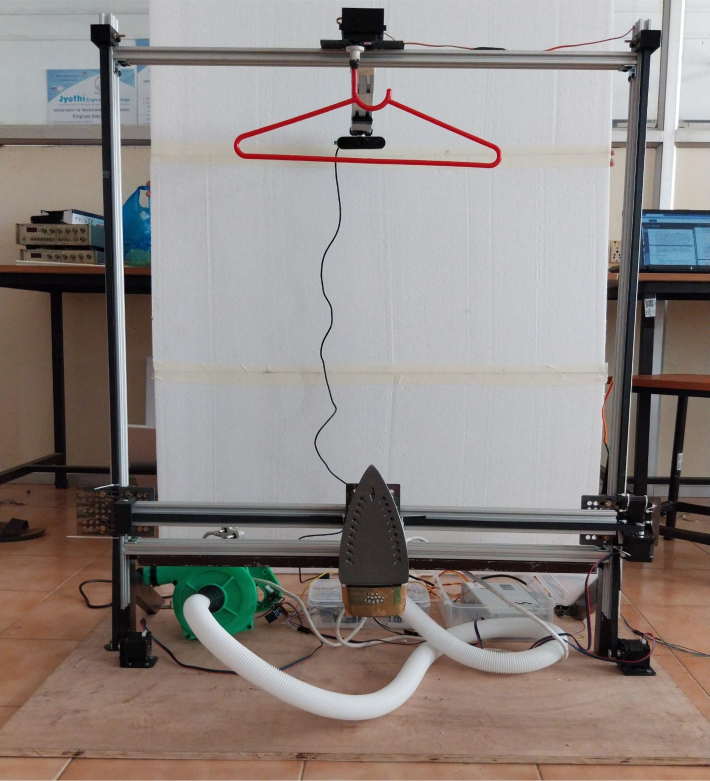
#> input picture robot_setup.jpg, 2128 x 2342 px (shown at 1/3 size)
$ python ironing_pipeline.py --image robot_setup.jpg
#> lines starting #> are read from the running program, lines starting #| are printed output that depends on the picture; after the words box and inside, x2 and y2 are one past the last pixel; in counts of white or black regions, pixels touching at a corner belong together
"""
Ironing Robot — Vision + Serial Pipeline
Cartesian-Based Automatic Ironing Robot | ICAIT 2025
"""

import argparse, os, sys, time
import cv2
import numpy as np
import matplotlib.pyplot as plt
import matplotlib.animation as animation

try:
    import serial
    SERIAL_AVAILABLE = True
except ImportError:
    SERIAL_AVAILABLE = False

# ─────────────────────────────────────────────
# CONFIGURATION
# ─────────────────────────────────────────────
CAMERA_INDEX   = 0
CAPTURE_WIDTH  = 640
CAPTURE_HEIGHT = 480

Z_MM = 750.0
FX, FY, CX, CY = 569.75, 568.89, 339.38, 215.55

DIST_COEFFS   = np.array([-0.409, 0.133, 0.004, -0.00089, 0.037], dtype=np.float32)
CAMERA_MATRIX = np.array([[FX,0,CX],[0,FY,CY],[0,0,1]], dtype=np.float32)

END_EFFECTOR_WIDTH_MM = 30.0
GRABCUT_MARGIN        = 0.03
GRABCUT_ITER          = 5
MORPH_KERNEL          = np.ones((5,5), np.uint8)

SERIAL_ENABLED        = False
SERIAL_PORT           = "COM3"
SERIAL_BAUD           = 115200
SERIAL_TIMEOUT        = 10

STEPS_PER_MM          = 20
FEED_RATE_MM_MIN      = 3000
IRON_FEED_RATE        = 1500
IRON_STROKE_WAYPOINTS = 10

ANIM_INTERVAL_MS      = 8
SAVE_GIF              = False
GIF_FPS               = 30

STRIP_SPACING = int(round(END_EFFECTOR_WIDTH_MM * FX / Z_MM))


# ═════════════════════════════════════════════
# SECTION 1 — IMAGE ACQUISITION
# ═════════════════════════════════════════════

# [27 lines left out: function capture_from_webcam, not called in this run]


def load_image_from_file(path):
    path = os.path.abspath(os.path.normpath(path))
    img  = cv2.imread(path, cv2.IMREAD_COLOR)
    if img is None:
        raise FileNotFoundError(f"Image not found: {path}")
    return cv2.resize(img, (CAPTURE_WIDTH, CAPTURE_HEIGHT))


# ═════════════════════════════════════════════
# SECTION 2 — IMAGE PROCESSING
# ═════════════════════════════════════════════

def undistort_image(img):
    return cv2.undistort(img, CAMERA_MATRIX, DIST_COEFFS)


def segment_cloth(img):
    """GrabCut segmentation — handles white shirts on white backdrops."""
    h, w = img.shape[:2]
    mx, my = int(w * GRABCUT_MARGIN), int(h * GRABCUT_MARGIN)
    rect  = (mx, my, w - 2*mx, h - 2*my)

    gc_mask   = np.zeros((h,w), dtype=np.uint8)
    bgd_model = np.zeros((1,65), dtype=np.float64)
    fgd_model = np.zeros((1,65), dtype=np.float64)

    cv2.grabCut(img, gc_mask, rect, bgd_model, fgd_model,
                GRABCUT_ITER, cv2.GC_INIT_WITH_RECT)

    cloth_rough = np.where(
        (gc_mask == cv2.GC_FGD) | (gc_mask == cv2.GC_PR_FGD), 255, 0
    ).astype(np.uint8)
    cloth_rough = cv2.morphologyEx(cloth_rough, cv2.MORPH_OPEN,  MORPH_KERNEL, iterations=2)
    cloth_rough = cv2.morphologyEx(cloth_rough, cv2.MORPH_CLOSE, MORPH_KERNEL, iterations=4)
    return cloth_rough


def find_garment_contour(cloth_rough, img_shape):
    """Canny + Douglas-Peucker. Filters by area, size, aspect ratio (rejects hanger)."""
    edges = cv2.Canny(cloth_rough, 50, 150)
    edges = cv2.dilate(edges, MORPH_KERNEL, iterations=1)

    contours, _ = cv2.findContours(edges, cv2.RETR_EXTERNAL, cv2.CHAIN_APPROX_SIMPLE)
    if not contours:
        contours, _ = cv2.findContours(cloth_rough, cv2.RETR_EXTERNAL, cv2.CHAIN_APPROX_SIMPLE)
    if not contours:
        raise ValueError("No contour found.")

    h, w = img_shape[:2]
    valid = []
    for c in contours:
        if cv2.contourArea(c) < 0.10 * h * w:
            continue
        _, _, wc, hc = cv2.boundingRect(c)
        if wc < 0.20*w or hc < 0.20*h:
            continue
        if not (0.3 <= wc/hc <= 3.0):
            continue
        valid.append(c)

    if not valid:
        print("    WARNING: No contour passed filters — using largest fallback.")
        valid = contours

    largest  = max(valid, key=cv2.contourArea)
    epsilon  = 0.002 * cv2.arcLength(largest, True)
    return cv2.approxPolyDP(largest, epsilon, True), edges


def fill_contour(contour, img_shape):
    mask = np.zeros(img_shape[:2], dtype=np.uint8)
    cv2.drawContours(mask, [contour], -1, 255, thickness=cv2.FILLED)
    return mask


# ═════════════════════════════════════════════
# SECTION 3 — COORDINATE CONVERSION
# ═════════════════════════════════════════════

def pixel_to_real_world(px, py):
    """Pinhole model: X_mm = (u-cx)*Z/fx,  Y_mm = (v-cy)*Z/fy"""
    return round((px-CX)*Z_MM/FX, 2), round((py-CY)*Z_MM/FY, 2)


def real_world_to_steps(x_mm, y_mm):
    return int(round(x_mm * STEPS_PER_MM)), int(round(y_mm * STEPS_PER_MM))


# ═════════════════════════════════════════════
# SECTION 4 — WAYPOINT GENERATION
# ═════════════════════════════════════════════

def generate_waypoints(mask):
    """
    Boustrophedon trajectory, right → left:
      Even col: reposition UP  (ironing OFF)
      Odd  col: iron DOWN      (steam + vacuum ON)
    Tags: start | reposition_start/end | iron_start/stroke/end | horizontal_start/end
    """
    waypoints = []
    cols = np.where(mask.any(axis=0))[0]
    if len(cols) == 0:
        raise ValueError("Mask is empty.")

    strip_xs = list(range(int(cols[-1]), int(cols[0])-1, -STRIP_SPACING))

    for col_idx, x in enumerate(strip_xs):
        ys = np.where(mask[:, x] == 255)[0]
        if len(ys) == 0:
            continue
        y_top, y_bottom = int(ys[0]), int(ys[-1])
        rx_b, ry_b = pixel_to_real_world(x, y_bottom)
        rx_t, ry_t = pixel_to_real_world(x, y_top)

        if col_idx == 0:
            waypoints.append((x, y_bottom, rx_b, ry_b, "start"))

        if col_idx % 2 == 0:
            waypoints.append((x, y_bottom, rx_b, ry_b, "reposition_start"))
            waypoints.append((x, y_top,    rx_t, ry_t, "reposition_end"))
        else:
            for i, yf in enumerate(np.linspace(y_top, y_bottom, IRON_STROKE_WAYPOINTS)):
                y = int(np.clip(round(yf), y_top, y_bottom))
                rx, ry = pixel_to_real_world(x, y)
                tag = ("iron_start" if i == 0 else
                       "iron_end"   if i == IRON_STROKE_WAYPOINTS-1 else
                       "iron_stroke")
                waypoints.append((x, y, rx, ry, tag))

        if col_idx < len(strip_xs)-1:
            nx  = strip_xs[col_idx+1]
            ysn = np.where(mask[:, nx] == 255)[0]
            if len(ysn) == 0:
                continue
            sy  = y_top    if col_idx % 2 == 0 else y_bottom
            ny  = int(ysn[0]) if col_idx % 2 == 0 else int(ysn[-1])
            waypoints.append((x,  sy, *pixel_to_real_world(x,  sy), "horizontal_start"))
            waypoints.append((nx, ny, *pixel_to_real_world(nx, ny), "horizontal_end"))

    return waypoints


# ═════════════════════════════════════════════
# SECTION 5 — SERIAL COMMUNICATION
# ═════════════════════════════════════════════

class RobotSerial:
    """
    Handshake protocol: Python sends command → Arduino executes → replies "OK".
    Commands: MOVE X Y F | STEAM_ON/OFF | VACUUM_ON/OFF | SERVO_ROTATE | HOME
    """
    # [21 lines left out: functions __init__, send, not called in this run]

    def move(self, x, y, feed=None):
        return self.send(f"MOVE X{x:.2f} Y{y:.2f} F{feed or FEED_RATE_MM_MIN}")
    def steam_on(self):    return self.send("STEAM_ON")
    def steam_off(self):   return self.send("STEAM_OFF")
    def vacuum_on(self):   return self.send("VACUUM_ON")
    def vacuum_off(self):  return self.send("VACUUM_OFF")
    def servo_rotate(self):return self.send("SERVO_ROTATE")
    def home(self):        return self.send("HOME")
    def close(self):
        self.ser.close()
        print("[SERIAL] Closed.")


# [34 lines left out: function execute_waypoints, not called in this run]


# ═════════════════════════════════════════════
# SECTION 6 — VISUALISATION
# ═════════════════════════════════════════════

def visualise_pipeline(img, cloth_rough, mask, contour, waypoints):
    img_path = img.copy()
    for i, wp in enumerate(waypoints):
        x, y, _, _, t = wp
        if t in ("iron_start","iron_stroke") and i+1 < len(waypoints):
            nx, ny, _, _, nt = waypoints[i+1]
            if nt in ("iron_stroke","iron_end"):
                cv2.line(img_path, (x,y), (nx,ny), (0,255,0), 2)
        elif t in ("reposition_start","start") and i+1 < len(waypoints):
            cv2.line(img_path, (x,y), (waypoints[i+1][0],waypoints[i+1][1]), (80,80,255), 1)
        elif t == "horizontal_start" and i+1 < len(waypoints):
            cv2.arrowedLine(img_path, (x,y),
                            (waypoints[i+1][0],waypoints[i+1][1]), (0,140,255), 1, tipLength=0.3)

    fig, axes = plt.subplots(1, 4, figsize=(22,6))
    axes[0].imshow(cv2.cvtColor(img, cv2.COLOR_BGR2RGB));  axes[0].set_title("1. Captured (undistorted)")
    axes[1].imshow(cloth_rough, cmap="gray");              axes[1].set_title("2. GrabCut Mask")
    axes[2].imshow(mask, cmap="gray");                     axes[2].set_title("3. Filled Garment Mask")
    axes[3].imshow(cv2.cvtColor(img_path, cv2.COLOR_BGR2RGB))
    axes[3].set_title(f"4. Ironing Path [EE={END_EFFECTOR_WIDTH_MM:.0f}mm]\ngreen=iron↓  blue=reposition↑  orange=shift◀")
    for ax in axes: ax.axis("off")
    plt.suptitle("Ironing Robot — Vision Pipeline", fontsize=13, fontweight="bold")
    plt.tight_layout()
    plt.savefig("pipeline_output.png", dpi=150)
    print("Saved: pipeline_output.png")
    plt.show(); plt.close(fig)


# ═════════════════════════════════════════════
# SECTION 7 — ANIMATION
# ═════════════════════════════════════════════

def build_animation_frames(waypoints):
    frames, iron_strip, i = [], 0, 0
    while i < len(waypoints):
        t = waypoints[i][4]
        if t == "start":
            frames.append((float(waypoints[i][0]), float(waypoints[i][1]), "idle", 0)); i+=1
        elif t == "reposition_start" and i+1 < len(waypoints) and waypoints[i+1][4] == "reposition_end":
            frames.append((float(waypoints[i+1][0]), float(waypoints[i+1][1]), "reposition", iron_strip)); i+=2
        elif t == "reposition_end":
            i+=1
        elif t in ("iron_start","iron_stroke","iron_end"):
            j = i
            while j < len(waypoints) and waypoints[j][4] in ("iron_start","iron_stroke","iron_end"): j+=1
            iron_strip += 1
            for k in range(i,j):
                frames.append((float(waypoints[k][0]), float(waypoints[k][1]), "iron", iron_strip))
            i = j
        elif t == "horizontal_start" and i+1 < len(waypoints) and waypoints[i+1][4] == "horizontal_end":
            frames.append((float(waypoints[i+1][0]), float(waypoints[i+1][1]), "horizontal", iron_strip)); i+=2
        elif t == "horizontal_end":
            i+=1
        else:
            i+=1
    return frames


def animate_endeffector(img, mask, waypoints):
    frames = build_animation_frames(waypoints)
    if not frames:
        print("No frames generated."); return

    total_iron = sum(1 for w in waypoints if w[4] == "iron_start")
    fig, ax = plt.subplots(figsize=(9,7))
    ax.imshow(cv2.cvtColor(img, cv2.COLOR_BGR2RGB))
    ax.imshow(mask, cmap="Greens", alpha=0.12)
    ax.set_title("End-Effector Simulation\nGreen=iron↓   Grey=reposition/shift", fontsize=11)
    ax.axis("off")

    ee_dot,  = ax.plot([], [], "o", color="red", ms=9,  zorder=10)
    ee_ring, = ax.plot([], [], "o", color="red", ms=15, zorder=9, mfc="none", mew=1.4, alpha=0.55)
    iron_line,= ax.plot([], [], "-", color="#00cc44", lw=2.5, zorder=5)

    iron_xs, iron_ys, prev_seg, prev_strip, done = [], [], None, 0, []

    coord_text = ax.text(0.02, 0.96, "", transform=ax.transAxes, fontsize=9, color="white", va="top",
                         bbox=dict(boxstyle="round,pad=0.3", fc="#222222", alpha=0.7))
    strip_text = ax.text(0.98, 0.96, "", transform=ax.transAxes, fontsize=9, color="white",
                         ha="right", va="top", bbox=dict(boxstyle="round,pad=0.3", fc="#222222", alpha=0.7))
    mode_text  = ax.text(0.50, 0.04, "", transform=ax.transAxes, fontsize=10, color="white",
                         ha="center", bbox=dict(boxstyle="round,pad=0.3", fc="#333333", alpha=0.8))

    def init():
        for a in [ee_dot, ee_ring, iron_line]: a.set_data([], [])
        coord_text.set_text(""); strip_text.set_text(""); mode_text.set_text("")
        return ee_dot, ee_ring, iron_line, coord_text, strip_text, mode_text

    # [35 lines left out: function update, not called in this run]

    ani = animation.FuncAnimation(fig, update, frames=len(frames),
                                   init_func=init, interval=ANIM_INTERVAL_MS,
                                   blit=False, repeat=False)
    plt.tight_layout()
    if SAVE_GIF:
        print("Saving simulation.gif ...")
        ani.save("simulation.gif", writer="pillow", fps=GIF_FPS)
        print("Saved: simulation.gif")
    plt.show()


# ═════════════════════════════════════════════
# MAIN
# ═════════════════════════════════════════════

def main():
    parser = argparse.ArgumentParser(description="Ironing Robot Vision + Serial Pipeline")
    parser.add_argument("--image", type=str, default=None, help="Image path (skips webcam)")
    parser.add_argument("--run",   action="store_true",    help="Execute on hardware via serial")
    args = parser.parse_args()

    print("=== Ironing Robot Vision Pipeline ===\n")
    print(f"[CONFIG] EE width={END_EFFECTOR_WIDTH_MM}mm  strip={STRIP_SPACING}px  "
          f"steps/mm={STEPS_PER_MM}  serial={'ON' if SERIAL_ENABLED else 'OFF'}\n")

    img = load_image_from_file(args.image) if args.image else capture_from_webcam()
#> in load_image_from_file, img is the input picture: shape (2342, 2128, 3); mean B, G, R 131.5, 134.9, 143.1
#> in load_image_from_file, `return cv2.resize(img, (CAPTURE_WIDTH, CAPTURE_HEIGHT))`:
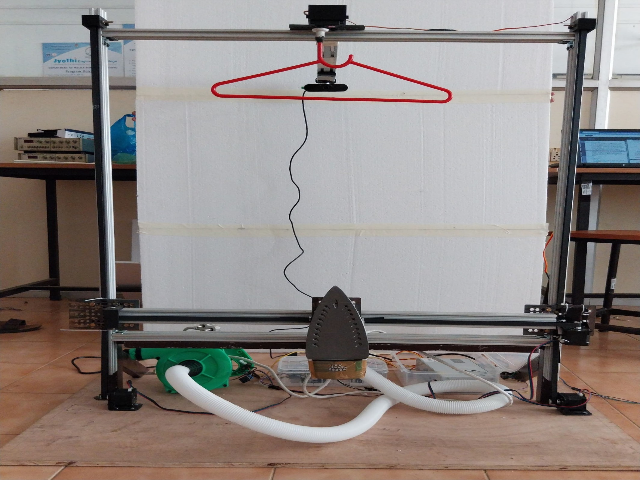
#> returned value: shape (480, 640, 3); mean of channels 0, 1, 2 131.4, 134.7, 143; drawn as B, G, R
    if img is None:
        print("No image. Exiting."); sys.exit(0)

    print("[2] Undistorting..."); img = undistort_image(img)
#> in undistort_image, `return cv2.undistort(img, CAMERA_MATRIX, DIST_COEFFS)`:
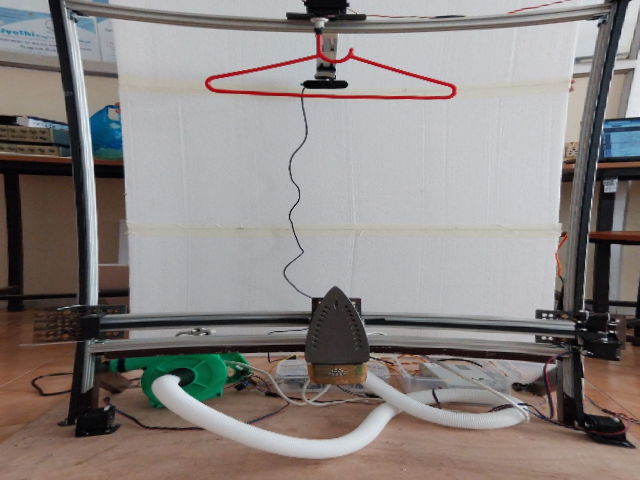
#> returned value: shape (480, 640, 3); mean of channels 0, 1, 2 130.8, 132.7, 138.8; drawn as B, G, R
    print("[3] GrabCut segmentation..."); cloth_rough = segment_cloth(img)
#> after `cloth_rough = segment_cloth(img)`:
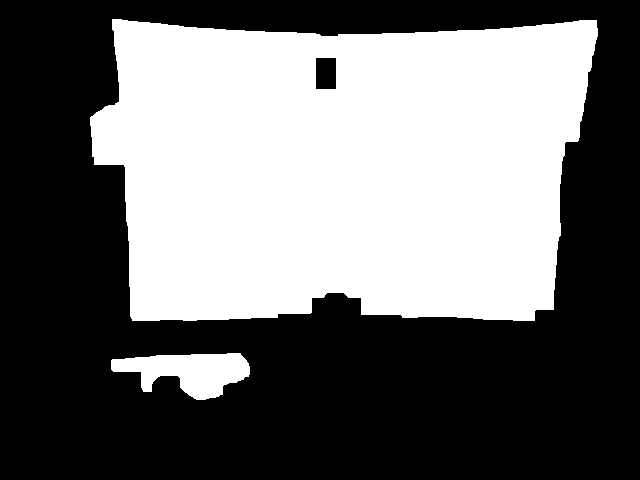
#> cloth_rough: shape (480, 640); 43.3% white; 2 white regions, box (x1, y1, x2, y2) and area: (90, 19, 598, 321) 129184, (111, 353, 250, 400) 3940
    print("[4] Finding contour..."); contour, _ = find_garment_contour(cloth_rough, img.shape)
#> after `contour, _ = find_garment_contour(cloth_rough, img.shape)`: contour = contour of 20 points, box (x1, y1, x2, y2) (87, 17, 600, 323), area 133038
    print(f"    Contour points: {len(contour)}")
#|     Contour points: 20
    print("[5] Filling mask..."); mask = fill_contour(contour, img.shape)
#> after `mask = fill_contour(contour, img.shape)`:
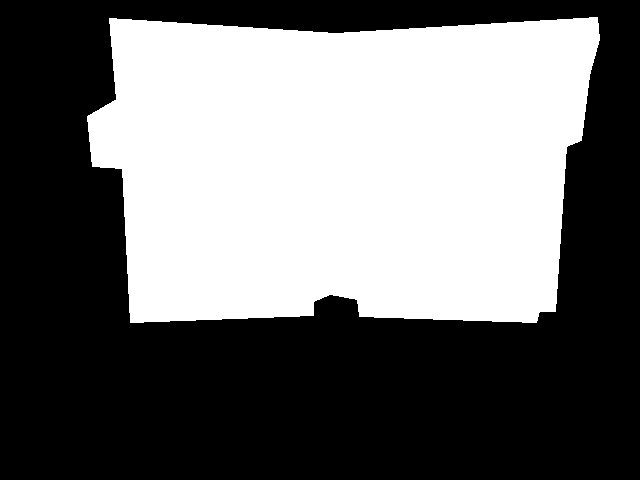
#> mask: shape (480, 640); 43.6% white; 1 white region, box (x1, y1, x2, y2) and area: (87, 17, 600, 323) 133840
    print(f"    Coverage: {100*np.sum(mask==255)/(mask.shape[0]*mask.shape[1]):.1f}%")
#|     Coverage: 43.6%
    print("[6] Generating waypoints..."); waypoints = generate_waypoints(mask)
#> after `waypoints = generate_waypoints(mask)`: waypoints = 179 items

    iron_n  = sum(1 for w in waypoints if w[4]=="iron_start")
#> iron_n = 11
    repos_n = sum(1 for w in waypoints if w[4]=="reposition_start")
#> repos_n = 12
    print(f"    Iron strips: {iron_n}  |  Repositions: {repos_n}  |  Total WP: {len(waypoints)}")
#|     Iron strips: 11  |  Repositions: 12  |  Total WP: 179

    print("\n    Sample (pixel → mm → steps):")
    for wp in waypoints[:8]:
        sx, sy = real_world_to_steps(wp[2], wp[3])
        print(f"      px=({wp[0]:4d},{wp[1]:4d})  {wp[2]:8.2f}mm {wp[3]:8.2f}mm  "
              f"steps=({sx:6d},{sy:6d})  [{wp[4]}]")
#> this loop made 8 passes
#> (wp, sx, sy) on passes 1 to 8: ((599, 40, 341.8, -231.4, 'start'), 6835, -4629), ((599, 40, 341.8, -231.4, 'reposition_start'), 6835, -4629), ((599, 34, 341.8, -239.3, 'reposition_end'), 6835, -4787), ((599, 34, 341.8, -239.3, 'horizontal_start'), 6835, -4787), ((576, 18, 311.5, -260.4, 'horizontal_end'), 6230, -5209), ((576, 18, 311.5, -260.4, 'iron_start'), 6230, -5209), ((576, 32, 311.5, -242, 'iron_stroke'), 6230, -4840), ((576, 46, 311.5, -223.5, 'iron_stroke'), 6230, -4471)
#|       px=( 599,  40)    341.76mm  -231.44mm  steps=(  6835, -4629)  [start]
#|       px=( 599,  40)    341.76mm  -231.44mm  steps=(  6835, -4629)  [reposition_start]
#|       px=( 599,  34)    341.76mm  -239.35mm  steps=(  6835, -4787)  [reposition_end]
#|       px=( 599,  34)    341.76mm  -239.35mm  steps=(  6835, -4787)  [horizontal_start]
#|       px=( 576,  18)    311.48mm  -260.44mm  steps=(  6230, -5209)  [horizontal_end]
#|       px=( 576,  18)    311.48mm  -260.44mm  steps=(  6230, -5209)  [iron_start]
#|       px=( 576,  32)    311.48mm  -241.98mm  steps=(  6230, -4840)  [iron_stroke]
#|       px=( 576,  46)    311.48mm  -223.53mm  steps=(  6230, -4471)  [iron_stroke]

    print("\n[7] Visualising pipeline...")
    visualise_pipeline(img, cloth_rough, mask, contour, waypoints)
#> the loop in visualise_pipeline, `for i, wp in enumerate(waypoints):` made 179 passes
#> (wp, x, y, t, nx, ny, nt) on passes 6 to 12: ((576, 18, 311.5, -260.4, 'iron_start'), 576, 18, 'iron_start', 576, 32, 'iron_stroke'), ((576, 32, 311.5, -242, 'iron_stroke'), 576, 32, 'iron_stroke', 576, 46, 'iron_stroke'), ((576, 46, 311.5, -223.5, 'iron_stroke'), 576, 46, 'iron_stroke', 576, 59, 'iron_stroke'), ((576, 59, 311.5, -206.4, 'iron_stroke'), 576, 59, 'iron_stroke', 576, 73, 'iron_stroke'), ((576, 73, 311.5, -187.9, 'iron_stroke'), 576, 73, 'iron_stroke', 576, 87, 'iron_stroke'), ((576, 87, 311.5, -169.5, 'iron_stroke'), 576, 87, 'iron_stroke', 576, 101, 'iron_stroke'), ((576, 101, 311.5, -151, 'iron_stroke'), 576, 101, 'iron_stroke', 576, 114, 'iron_stroke')
#> (x, y, nx, ny, nt) on passes 61, 62, 70, 71, 72, 73: (438, 254, 438, 287, 'iron_stroke'), (438, 287, 438, 319, 'iron_end'), (392, 30, 392, 62, 'iron_stroke'), (392, 62, 392, 94, 'iron_stroke'), (392, 94, 392, 126, 'iron_stroke'), (392, 126, 392, 158, 'iron_stroke')
#> after the loop in visualise_pipeline, `for i, wp in enumerate(waypoints):`:
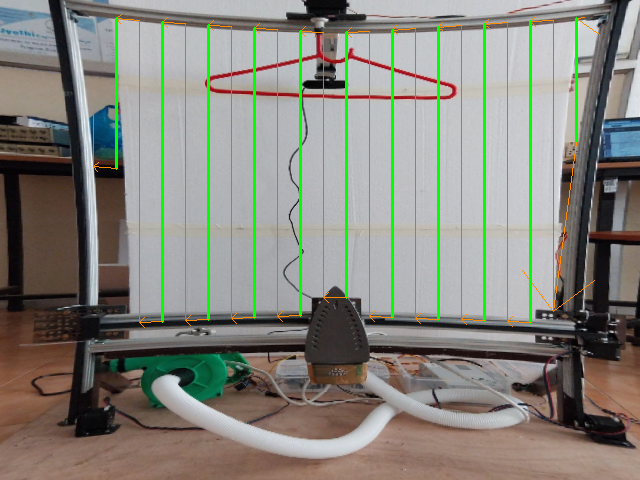
#> img_path: shape (480, 640, 3); 4.09% of pixels changed, all inside (x1, y1, x2, y2) = (93, 14, 600, 328); drawn as B, G, R
#> in visualise_pipeline, `plt.savefig("pipeline_output.png", dpi=150)`:
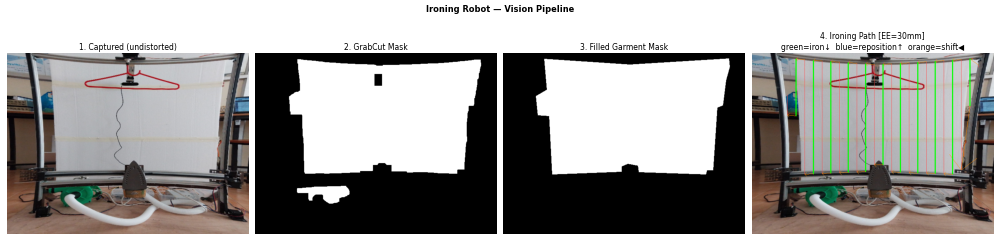
#> figure drawn by matplotlib, 4 panels

    if args.run and SERIAL_ENABLED:
        print("\n[8] Executing on hardware...")
        robot = RobotSerial(SERIAL_PORT, SERIAL_BAUD)
        try:
            execute_waypoints(waypoints, robot)
        finally:
            robot.close()
    else:
        if args.run:
            print("\n[8] SERIAL_ENABLED=False — running simulation instead.")
        print("\n[8] Animating end-effector...")
        animate_endeffector(img, mask, waypoints)
#> the loop in build_animation_frames, `while i < len(waypoints):` made 46 passes
#> (t, i) on passes 4, 8, 12, 16, 20, 24, 28, 32, 36, 40, 44: ('iron_start', 15), ('iron_start', 31), ('iron_start', 47), ('iron_start', 63), ('iron_start', 79), ('iron_start', 95), ('iron_start', 111), ('iron_start', 127), ('iron_start', 143), ('iron_start', 159), ('iron_start', 175)
#> (t, i) on passes 1, 2, 3, 5, 6, 7: ('start', 1), ('reposition_start', 3), ('horizontal_start', 5), ('horizontal_start', 17), ('reposition_start', 19), ('horizontal_start', 21)
#> after the loop in build_animation_frames, `while i < len(waypoints):`: frames = 145 items, first 6: (599, 40, 'idle', 0), (599, 34, 'reposition', 0), (576, 18, 'horizontal', 0), (576, 18, 'iron', 1), (576, 32, 'iron', 1), (576, 46, 'iron', 1); iron_strip = 11
#> in animate_endeffector, `plt.show()`:
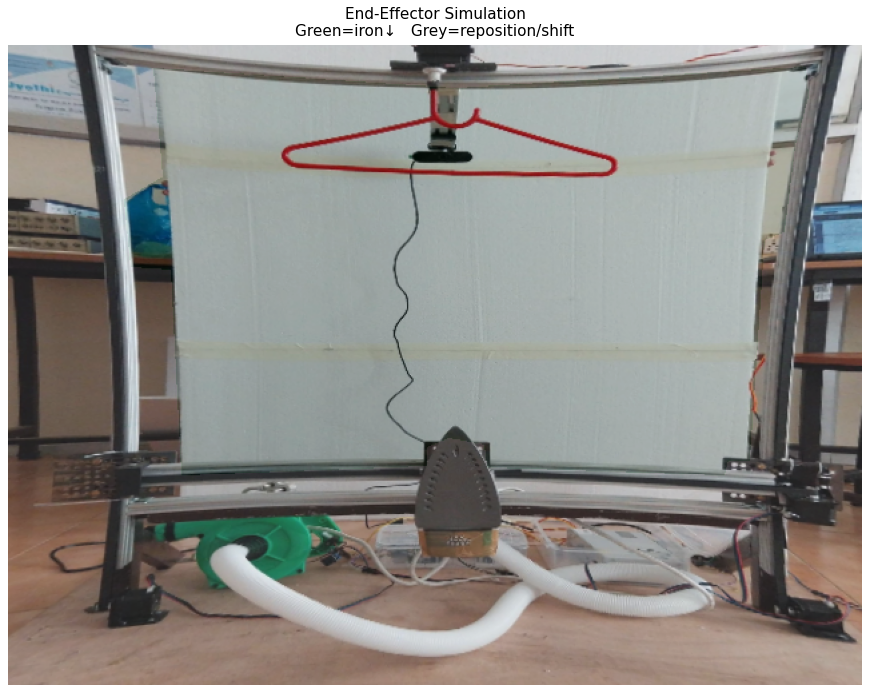
#> figure drawn by matplotlib, 1 panel

    print("\n=== Done. ===")


if __name__ == "__main__":
    main()
